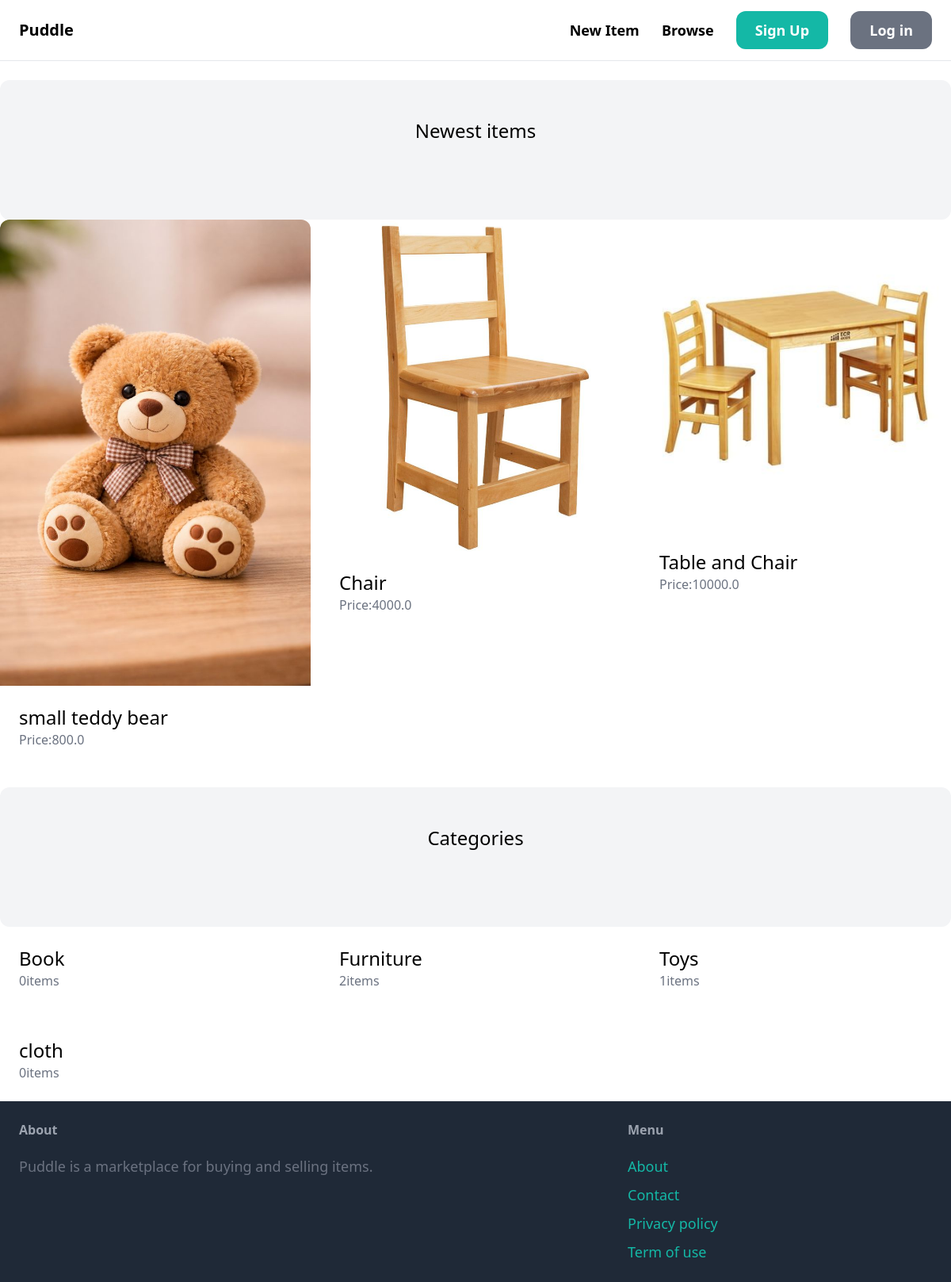
The page / on the database its author committed.
### item/models.py (models this page shows, shortened)
class Item(models.Model):
    category = models.ForeignKey(Category, related_name='items', on_delete=models.CASCADE)
    name = models.CharField(max_length=255)
    description = models.TextField(blank=True, null=True)
    price = models.FloatField()
    image = models.ImageField(upload_to='item_images/', blank=True, null=True)
    is_sold = models.BooleanField(default=False)
    created_by = models.ForeignKey(User, related_name='items', on_delete=models.CASCADE)
    created_at = models.DateTimeField(auto_now_add=True)

class Category(models.Model):
    name = models.CharField(max_length=255)
    class Meta:
        ordering = ('name',)
        verbose_name_plural = "Categories"

### core/views.py (the view)
# urls.py: path('', views.index, name='index'),
def index(request):
    items = Item.objects.filter(is_sold=False)[:6]
    categories = Category.objects.all()
    return render(request, 'core/index.html', {
        'categories': categories,
        'items': items,
    })

### core/templates/core/index.html (shortened to what this page needs)
{%extends 'core/base.html'%}
{% block content%}
    <div class="mt-6 px-6 py-12 bg-gray-100 rounded-xl">
        <h2 class="mb-12 text-2xl text-center">Newest items</h2>
    </div>
    <div class="grid grid-cols-3 gap-3">
        {% for item in items%}
        <div>
            <a href="{% url 'item:detail' item.id %}">
                <div>
                    <img src="{{ item.image.url }}" class="rounded-t-xl">
                </div>
                <div class="p-6 bg-white rounded-b-xl">
                    <h2 class="text-2xl">{{item.name}}</h2>
                    <p class="text-gray-500">Price:{{item.price}}</p>
                </div>
            </a>
        </div>
        {% endfor %}
    </div>
     <div class="mt-6 px-6 py-12 bg-gray-100 rounded-xl">
        <h2 class="mb-12 text-2xl text-center">Categories</h2>
    </div>
    <div class="grid grid-cols-3 gap-3">
        {%for category in categories%}
         <div>
            <a href="#">
                <div class="p-6 bg-white rounded-b-xl">
                    <h2 class="text-2xl">{{category.name}}</h2>
                    <p class="text-gray-500">{{category.items.count}}items</p>
                </div>
            </a>
        </div>
        {%endfor %}
    </div>
{% endblock %}

### rows shown on the page
Item: image (picture), name "small teddy bear", price "800.0"
Item: image (picture), name "Chair", price "4000.0"
Item: image (picture), name "Table and Chair", price "10000.0"
Category: name "Book", items.count "0"
Category: name "Furniture", items.count "2"
Category: name "Toys", items.count "1"
Category: name "cloth", items.count "0"
